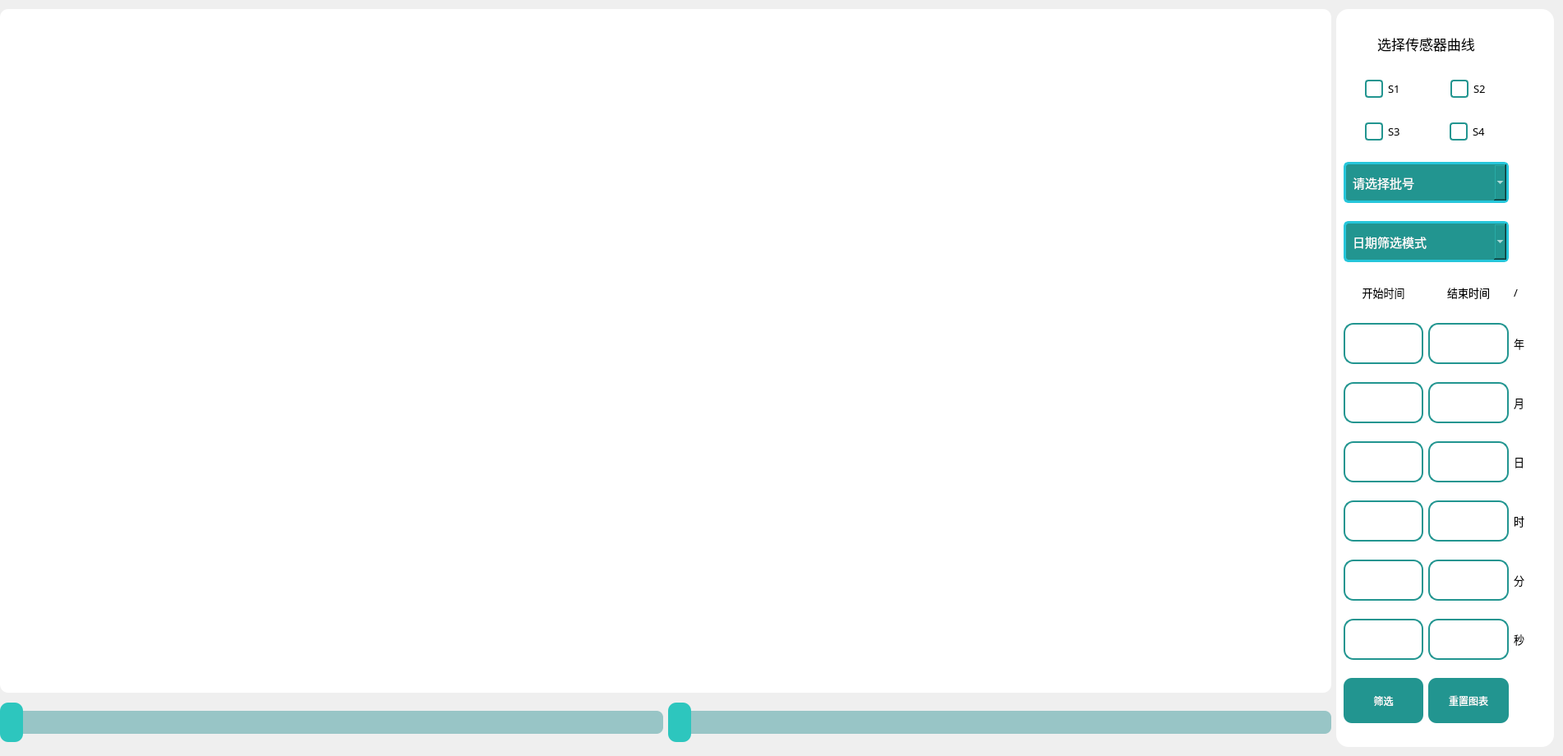
<?xml version="1.0" encoding="UTF-8"?>
<ui version="4.0">
 <class>PageChart</class>
 <widget class="QWidget" name="PageChart">
  <property name="geometry">
   <rect>
    <x>0</x>
    <y>0</y>
    <width>1902</width>
    <height>920</height>
   </rect>
  </property>
  <property name="sizePolicy">
   <sizepolicy hsizetype="Expanding" vsizetype="Expanding">
    <horstretch>0</horstretch>
    <verstretch>0</verstretch>
   </sizepolicy>
  </property>
  <property name="windowTitle">
   <string>Form</string>
  </property>
  <property name="styleSheet">
   <string notr="true"/>
  </property>
  <layout class="QGridLayout" name="gridLayout_2">
   <property name="leftMargin">
    <number>0</number>
   </property>
   <item row="0" column="0" colspan="2">
    <widget class="QFrame" name="chartsInOne">
     <property name="sizePolicy">
      <sizepolicy hsizetype="Preferred" vsizetype="Preferred">
       <horstretch>0</horstretch>
       <verstretch>0</verstretch>
      </sizepolicy>
     </property>
     <property name="font">
      <font>
       <family>Microsoft YaHei</family>
       <pointsize>12</pointsize>
      </font>
     </property>
     <property name="styleSheet">
      <string notr="true">background-color: rgb(255, 255, 255);
border-radius: 10px; </string>
     </property>
     <property name="frameShape">
      <enum>QFrame::StyledPanel</enum>
     </property>
     <property name="frameShadow">
      <enum>QFrame::Raised</enum>
     </property>
    </widget>
   </item>
   <item row="0" column="2" rowspan="2">
    <widget class="QFrame" name="frame_4">
     <property name="sizePolicy">
      <sizepolicy hsizetype="Preferred" vsizetype="Preferred">
       <horstretch>0</horstretch>
       <verstretch>0</verstretch>
      </sizepolicy>
     </property>
     <property name="minimumSize">
      <size>
       <width>242</width>
       <height>0</height>
      </size>
     </property>
     <property name="maximumSize">
      <size>
       <width>265</width>
       <height>16777215</height>
      </size>
     </property>
     <property name="font">
      <font>
       <family>Microsoft YaHei</family>
       <pointsize>12</pointsize>
      </font>
     </property>
     <property name="styleSheet">
      <string notr="true">QFrame
{
	border-radius: 15px;        /* 圆角半径，可根据需要调整 */
	background-color: white;    /* 可选：背景色 */	
}

/* 正常状态 */
QCheckBox::indicator {
    width: 18px;
    height: 18px;
    border: 2px solid #229590;
    border-radius: 4px;
}

/* 选中状态 */
QCheckBox::indicator:checked {
    background: #2dc6be;
    border: 2px solid #229590;
}

/* 禁用状态 */
QCheckBox::indicator:disabled {
    background: #a7a7a7;
    border: 2px solid #229590;
}

QPushButton {
    background-color: #229590;  /* 蓝色背景 */
    color: white;
    border-radius: 10px;        /* 圆角大小 */
    padding: 6px 12px;          /* 内边距 */
}


/* 按钮按下效果 */
QPushButton:pressed,
QPushButton[touchPressed=&quot;true&quot;]
 {
    background-color: #16615e;
    padding-top: 8px;
    padding-bottom: 4px;
}
</string>
     </property>
     <layout class="QGridLayout" name="gridLayout">
      <item row="2" column="0" alignment="Qt::AlignHCenter">
       <widget class="QCheckBox" name="chkSensor3">
        <property name="sizePolicy">
         <sizepolicy hsizetype="Preferred" vsizetype="Preferred">
          <horstretch>0</horstretch>
          <verstretch>0</verstretch>
         </sizepolicy>
        </property>
        <property name="minimumSize">
         <size>
          <width>0</width>
          <height>26</height>
         </size>
        </property>
        <property name="maximumSize">
         <size>
          <width>16777215</width>
          <height>30</height>
         </size>
        </property>
        <property name="font">
         <font>
          <family>Microsoft YaHei</family>
          <pointsize>10</pointsize>
         </font>
        </property>
        <property name="text">
         <string>S3</string>
        </property>
        <property name="tristate">
         <bool>false</bool>
        </property>
       </widget>
      </item>
      <item row="9" column="2">
       <widget class="QLabel" name="label_4">
        <property name="sizePolicy">
         <sizepolicy hsizetype="Preferred" vsizetype="Preferred">
          <horstretch>0</horstretch>
          <verstretch>0</verstretch>
         </sizepolicy>
        </property>
        <property name="minimumSize">
         <size>
          <width>40</width>
          <height>38</height>
         </size>
        </property>
        <property name="maximumSize">
         <size>
          <width>16777215</width>
          <height>50</height>
         </size>
        </property>
        <property name="font">
         <font>
          <family>Microsoft YaHei</family>
          <pointsize>10</pointsize>
         </font>
        </property>
        <property name="text">
         <string>时</string>
        </property>
        <property name="alignment">
         <set>Qt::AlignLeading|Qt::AlignLeft|Qt::AlignVCenter</set>
        </property>
       </widget>
      </item>
      <item row="1" column="0" alignment="Qt::AlignHCenter">
       <widget class="QCheckBox" name="chkSensor1">
        <property name="sizePolicy">
         <sizepolicy hsizetype="Preferred" vsizetype="Preferred">
          <horstretch>0</horstretch>
          <verstretch>0</verstretch>
         </sizepolicy>
        </property>
        <property name="minimumSize">
         <size>
          <width>0</width>
          <height>26</height>
         </size>
        </property>
        <property name="maximumSize">
         <size>
          <width>16777215</width>
          <height>30</height>
         </size>
        </property>
        <property name="font">
         <font>
          <family>Microsoft YaHei</family>
          <pointsize>10</pointsize>
         </font>
        </property>
        <property name="layoutDirection">
         <enum>Qt::LeftToRight</enum>
        </property>
        <property name="text">
         <string>S1</string>
        </property>
        <property name="iconSize">
         <size>
          <width>6</width>
          <height>16</height>
         </size>
        </property>
       </widget>
      </item>
      <item row="10" column="2">
       <widget class="QLabel" name="label_5">
        <property name="sizePolicy">
         <sizepolicy hsizetype="Preferred" vsizetype="Preferred">
          <horstretch>0</horstretch>
          <verstretch>0</verstretch>
         </sizepolicy>
        </property>
        <property name="minimumSize">
         <size>
          <width>40</width>
          <height>38</height>
         </size>
        </property>
        <property name="maximumSize">
         <size>
          <width>16777215</width>
          <height>50</height>
         </size>
        </property>
        <property name="font">
         <font>
          <family>Microsoft YaHei</family>
          <pointsize>10</pointsize>
         </font>
        </property>
        <property name="text">
         <string>分</string>
        </property>
        <property name="alignment">
         <set>Qt::AlignLeading|Qt::AlignLeft|Qt::AlignVCenter</set>
        </property>
       </widget>
      </item>
      <item row="11" column="2">
       <widget class="QLabel" name="label_6">
        <property name="sizePolicy">
         <sizepolicy hsizetype="Preferred" vsizetype="Preferred">
          <horstretch>0</horstretch>
          <verstretch>0</verstretch>
         </sizepolicy>
        </property>
        <property name="minimumSize">
         <size>
          <width>40</width>
          <height>38</height>
         </size>
        </property>
        <property name="maximumSize">
         <size>
          <width>16777215</width>
          <height>50</height>
         </size>
        </property>
        <property name="font">
         <font>
          <family>Microsoft YaHei</family>
          <pointsize>10</pointsize>
         </font>
        </property>
        <property name="text">
         <string>秒</string>
        </property>
        <property name="alignment">
         <set>Qt::AlignLeading|Qt::AlignLeft|Qt::AlignVCenter</set>
        </property>
       </widget>
      </item>
      <item row="8" column="1">
       <widget class="QLineEdit" name="endDay">
        <property name="sizePolicy">
         <sizepolicy hsizetype="Preferred" vsizetype="Preferred">
          <horstretch>0</horstretch>
          <verstretch>0</verstretch>
         </sizepolicy>
        </property>
        <property name="minimumSize">
         <size>
          <width>65</width>
          <height>38</height>
         </size>
        </property>
        <property name="maximumSize">
         <size>
          <width>110</width>
          <height>50</height>
         </size>
        </property>
        <property name="font">
         <font>
          <family>Microsoft YaHei</family>
          <pointsize>10</pointsize>
         </font>
        </property>
        <property name="styleSheet">
         <string notr="true">border-radius: 12px;
    border: 2px solid  rgb(34, 149, 144);       /* 边框颜色和宽度 */
    padding: 4px;                    /* 内边距，避免文字太靠边 */</string>
        </property>
        <property name="alignment">
         <set>Qt::AlignCenter</set>
        </property>
       </widget>
      </item>
      <item row="11" column="0">
       <widget class="QLineEdit" name="startSec">
        <property name="sizePolicy">
         <sizepolicy hsizetype="Preferred" vsizetype="Preferred">
          <horstretch>0</horstretch>
          <verstretch>0</verstretch>
         </sizepolicy>
        </property>
        <property name="minimumSize">
         <size>
          <width>65</width>
          <height>38</height>
         </size>
        </property>
        <property name="maximumSize">
         <size>
          <width>110</width>
          <height>50</height>
         </size>
        </property>
        <property name="font">
         <font>
          <family>Microsoft YaHei</family>
          <pointsize>10</pointsize>
         </font>
        </property>
        <property name="styleSheet">
         <string notr="true">border-radius: 12px;
    border: 2px solid  rgb(34, 149, 144);       /* 边框颜色和宽度 */
    padding: 4px;                    /* 内边距，避免文字太靠边 */</string>
        </property>
        <property name="alignment">
         <set>Qt::AlignCenter</set>
        </property>
       </widget>
      </item>
      <item row="1" column="1" alignment="Qt::AlignHCenter">
       <widget class="QCheckBox" name="chkSensor2">
        <property name="sizePolicy">
         <sizepolicy hsizetype="Preferred" vsizetype="Preferred">
          <horstretch>0</horstretch>
          <verstretch>0</verstretch>
         </sizepolicy>
        </property>
        <property name="minimumSize">
         <size>
          <width>0</width>
          <height>26</height>
         </size>
        </property>
        <property name="maximumSize">
         <size>
          <width>16777215</width>
          <height>30</height>
         </size>
        </property>
        <property name="font">
         <font>
          <family>Microsoft YaHei</family>
          <pointsize>10</pointsize>
         </font>
        </property>
        <property name="text">
         <string>S2</string>
        </property>
       </widget>
      </item>
      <item row="10" column="0">
       <widget class="QLineEdit" name="startMin">
        <property name="sizePolicy">
         <sizepolicy hsizetype="Preferred" vsizetype="Preferred">
          <horstretch>0</horstretch>
          <verstretch>0</verstretch>
         </sizepolicy>
        </property>
        <property name="minimumSize">
         <size>
          <width>65</width>
          <height>38</height>
         </size>
        </property>
        <property name="maximumSize">
         <size>
          <width>110</width>
          <height>50</height>
         </size>
        </property>
        <property name="font">
         <font>
          <family>Microsoft YaHei</family>
          <pointsize>10</pointsize>
         </font>
        </property>
        <property name="styleSheet">
         <string notr="true">border-radius: 12px;
    border: 2px solid  rgb(34, 149, 144);       /* 边框颜色和宽度 */
    padding: 4px;                    /* 内边距，避免文字太靠边 */</string>
        </property>
        <property name="alignment">
         <set>Qt::AlignCenter</set>
        </property>
       </widget>
      </item>
      <item row="9" column="1">
       <widget class="QLineEdit" name="endHour">
        <property name="sizePolicy">
         <sizepolicy hsizetype="Preferred" vsizetype="Preferred">
          <horstretch>0</horstretch>
          <verstretch>0</verstretch>
         </sizepolicy>
        </property>
        <property name="minimumSize">
         <size>
          <width>65</width>
          <height>38</height>
         </size>
        </property>
        <property name="maximumSize">
         <size>
          <width>110</width>
          <height>50</height>
         </size>
        </property>
        <property name="font">
         <font>
          <family>Microsoft YaHei</family>
          <pointsize>10</pointsize>
         </font>
        </property>
        <property name="styleSheet">
         <string notr="true">border-radius: 12px;
    border: 2px solid  rgb(34, 149, 144);       /* 边框颜色和宽度 */
    padding: 4px;                    /* 内边距，避免文字太靠边 */</string>
        </property>
        <property name="alignment">
         <set>Qt::AlignCenter</set>
        </property>
       </widget>
      </item>
      <item row="5" column="2">
       <widget class="QLabel" name="label_7">
        <property name="sizePolicy">
         <sizepolicy hsizetype="Preferred" vsizetype="Preferred">
          <horstretch>0</horstretch>
          <verstretch>0</verstretch>
         </sizepolicy>
        </property>
        <property name="minimumSize">
         <size>
          <width>40</width>
          <height>25</height>
         </size>
        </property>
        <property name="maximumSize">
         <size>
          <width>16777215</width>
          <height>30</height>
         </size>
        </property>
        <property name="font">
         <font>
          <family>Microsoft YaHei</family>
          <pointsize>10</pointsize>
         </font>
        </property>
        <property name="text">
         <string>/</string>
        </property>
        <property name="alignment">
         <set>Qt::AlignLeading|Qt::AlignLeft|Qt::AlignVCenter</set>
        </property>
       </widget>
      </item>
      <item row="6" column="1">
       <widget class="QLineEdit" name="endYear">
        <property name="sizePolicy">
         <sizepolicy hsizetype="Preferred" vsizetype="Preferred">
          <horstretch>0</horstretch>
          <verstretch>0</verstretch>
         </sizepolicy>
        </property>
        <property name="minimumSize">
         <size>
          <width>65</width>
          <height>38</height>
         </size>
        </property>
        <property name="maximumSize">
         <size>
          <width>110</width>
          <height>50</height>
         </size>
        </property>
        <property name="font">
         <font>
          <family>Microsoft YaHei</family>
          <pointsize>10</pointsize>
         </font>
        </property>
        <property name="styleSheet">
         <string notr="true">border-radius: 12px;
    border: 2px solid  rgb(34, 149, 144);       /* 边框颜色和宽度 */
    padding: 4px;                    /* 内边距，避免文字太靠边 */</string>
        </property>
        <property name="alignment">
         <set>Qt::AlignCenter</set>
        </property>
       </widget>
      </item>
      <item row="5" column="1">
       <widget class="QLabel" name="label_38">
        <property name="sizePolicy">
         <sizepolicy hsizetype="Preferred" vsizetype="Preferred">
          <horstretch>0</horstretch>
          <verstretch>0</verstretch>
         </sizepolicy>
        </property>
        <property name="maximumSize">
         <size>
          <width>16777215</width>
          <height>30</height>
         </size>
        </property>
        <property name="font">
         <font>
          <family>Microsoft YaHei</family>
          <pointsize>10</pointsize>
         </font>
        </property>
        <property name="text">
         <string>结束时间</string>
        </property>
        <property name="alignment">
         <set>Qt::AlignCenter</set>
        </property>
       </widget>
      </item>
      <item row="8" column="0">
       <widget class="QLineEdit" name="startDay">
        <property name="sizePolicy">
         <sizepolicy hsizetype="Preferred" vsizetype="Preferred">
          <horstretch>0</horstretch>
          <verstretch>0</verstretch>
         </sizepolicy>
        </property>
        <property name="minimumSize">
         <size>
          <width>65</width>
          <height>38</height>
         </size>
        </property>
        <property name="maximumSize">
         <size>
          <width>110</width>
          <height>50</height>
         </size>
        </property>
        <property name="font">
         <font>
          <family>Microsoft YaHei</family>
          <pointsize>10</pointsize>
         </font>
        </property>
        <property name="styleSheet">
         <string notr="true">border-radius: 12px;
    border: 2px solid  rgb(34, 149, 144);       /* 边框颜色和宽度 */
    padding: 4px;                    /* 内边距，避免文字太靠边 */</string>
        </property>
        <property name="alignment">
         <set>Qt::AlignCenter</set>
        </property>
       </widget>
      </item>
      <item row="6" column="2">
       <widget class="QLabel" name="label">
        <property name="sizePolicy">
         <sizepolicy hsizetype="Preferred" vsizetype="Preferred">
          <horstretch>0</horstretch>
          <verstretch>0</verstretch>
         </sizepolicy>
        </property>
        <property name="minimumSize">
         <size>
          <width>40</width>
          <height>38</height>
         </size>
        </property>
        <property name="maximumSize">
         <size>
          <width>16777215</width>
          <height>50</height>
         </size>
        </property>
        <property name="font">
         <font>
          <family>Microsoft YaHei</family>
          <pointsize>10</pointsize>
         </font>
        </property>
        <property name="text">
         <string>年</string>
        </property>
        <property name="alignment">
         <set>Qt::AlignLeading|Qt::AlignLeft|Qt::AlignVCenter</set>
        </property>
       </widget>
      </item>
      <item row="6" column="0">
       <widget class="QLineEdit" name="startYear">
        <property name="sizePolicy">
         <sizepolicy hsizetype="Preferred" vsizetype="Preferred">
          <horstretch>0</horstretch>
          <verstretch>0</verstretch>
         </sizepolicy>
        </property>
        <property name="minimumSize">
         <size>
          <width>65</width>
          <height>38</height>
         </size>
        </property>
        <property name="maximumSize">
         <size>
          <width>110</width>
          <height>50</height>
         </size>
        </property>
        <property name="font">
         <font>
          <family>Microsoft YaHei</family>
          <pointsize>10</pointsize>
         </font>
        </property>
        <property name="styleSheet">
         <string notr="true">border-radius: 12px;
    border: 2px solid  rgb(34, 149, 144);       /* 边框颜色和宽度 */
    padding: 4px;                    /* 内边距，避免文字太靠边 */</string>
        </property>
        <property name="text">
         <string/>
        </property>
        <property name="alignment">
         <set>Qt::AlignCenter</set>
        </property>
       </widget>
      </item>
      <item row="10" column="1">
       <widget class="QLineEdit" name="endMin">
        <property name="sizePolicy">
         <sizepolicy hsizetype="Preferred" vsizetype="Preferred">
          <horstretch>0</horstretch>
          <verstretch>0</verstretch>
         </sizepolicy>
        </property>
        <property name="minimumSize">
         <size>
          <width>65</width>
          <height>38</height>
         </size>
        </property>
        <property name="maximumSize">
         <size>
          <width>110</width>
          <height>50</height>
         </size>
        </property>
        <property name="font">
         <font>
          <family>Microsoft YaHei</family>
          <pointsize>10</pointsize>
         </font>
        </property>
        <property name="styleSheet">
         <string notr="true">border-radius: 12px;
    border: 2px solid  rgb(34, 149, 144);       /* 边框颜色和宽度 */
    padding: 4px;                    /* 内边距，避免文字太靠边 */</string>
        </property>
        <property name="alignment">
         <set>Qt::AlignCenter</set>
        </property>
       </widget>
      </item>
      <item row="4" column="0" colspan="2">
       <widget class="QComboBox" name="selectDateRange">
        <property name="sizePolicy">
         <sizepolicy hsizetype="Preferred" vsizetype="Preferred">
          <horstretch>0</horstretch>
          <verstretch>0</verstretch>
         </sizepolicy>
        </property>
        <property name="minimumSize">
         <size>
          <width>0</width>
          <height>45</height>
         </size>
        </property>
        <property name="maximumSize">
         <size>
          <width>16777215</width>
          <height>50</height>
         </size>
        </property>
        <property name="font">
         <font>
          <family>Microsoft YaHei</family>
          <pointsize>11</pointsize>
         </font>
        </property>
        <property name="styleSheet">
         <string notr="true">QComboBox {
    background-color: #229590;
    color: #ffffff;
    border: 3px solid #26c6da;
    border-radius: 6px;
    padding: 4px 8px;
}
QComboBox::drop-down {

    width: 15px;
}

/* 这是控制下拉选项背景的关键部分 */
QComboBox QAbstractItemView {
    background-color: #229590; /* 下拉选项背景色 */
    color: #ffffff; /* 下拉选项文字颜色 */
    selection-background-color: #00ff00; /* 下拉选项中选中项的背景色 */
    border: 1px solid #26c6da; /* 下拉选项边框 */
    outline: 0; /* 移除选中项的虚线框 */
    border-radius: 6px; /* 下拉选项圆角 */
}</string>
        </property>
        <property name="currentText">
         <string notr="true">日期筛选模式</string>
        </property>
        <item>
         <property name="text">
          <string>日期筛选模式</string>
         </property>
        </item>
        <item>
         <property name="text">
          <string>今天</string>
         </property>
        </item>
        <item>
         <property name="text">
          <string>过去1小时</string>
         </property>
        </item>
        <item>
         <property name="text">
          <string>过去1天</string>
         </property>
        </item>
        <item>
         <property name="text">
          <string>过去1周</string>
         </property>
        </item>
        <item>
         <property name="text">
          <string>过去1月</string>
         </property>
        </item>
       </widget>
      </item>
      <item row="2" column="1" alignment="Qt::AlignHCenter">
       <widget class="QCheckBox" name="chkSensor4">
        <property name="sizePolicy">
         <sizepolicy hsizetype="Preferred" vsizetype="Preferred">
          <horstretch>0</horstretch>
          <verstretch>0</verstretch>
         </sizepolicy>
        </property>
        <property name="minimumSize">
         <size>
          <width>0</width>
          <height>26</height>
         </size>
        </property>
        <property name="maximumSize">
         <size>
          <width>16777215</width>
          <height>30</height>
         </size>
        </property>
        <property name="font">
         <font>
          <family>Microsoft YaHei</family>
          <pointsize>10</pointsize>
         </font>
        </property>
        <property name="text">
         <string>S4</string>
        </property>
        <property name="tristate">
         <bool>false</bool>
        </property>
       </widget>
      </item>
      <item row="7" column="0">
       <widget class="QLineEdit" name="startMon">
        <property name="sizePolicy">
         <sizepolicy hsizetype="Preferred" vsizetype="Preferred">
          <horstretch>0</horstretch>
          <verstretch>0</verstretch>
         </sizepolicy>
        </property>
        <property name="minimumSize">
         <size>
          <width>65</width>
          <height>38</height>
         </size>
        </property>
        <property name="maximumSize">
         <size>
          <width>110</width>
          <height>50</height>
         </size>
        </property>
        <property name="font">
         <font>
          <family>Microsoft YaHei</family>
          <pointsize>10</pointsize>
         </font>
        </property>
        <property name="styleSheet">
         <string notr="true">border-radius: 12px;
    border: 2px solid  rgb(34, 149, 144);       /* 边框颜色和宽度 */
    padding: 4px;                    /* 内边距，避免文字太靠边 */</string>
        </property>
        <property name="text">
         <string/>
        </property>
        <property name="alignment">
         <set>Qt::AlignCenter</set>
        </property>
       </widget>
      </item>
      <item row="7" column="1">
       <widget class="QLineEdit" name="endMon">
        <property name="sizePolicy">
         <sizepolicy hsizetype="Preferred" vsizetype="Preferred">
          <horstretch>0</horstretch>
          <verstretch>0</verstretch>
         </sizepolicy>
        </property>
        <property name="minimumSize">
         <size>
          <width>65</width>
          <height>38</height>
         </size>
        </property>
        <property name="maximumSize">
         <size>
          <width>110</width>
          <height>50</height>
         </size>
        </property>
        <property name="font">
         <font>
          <family>Microsoft YaHei</family>
          <pointsize>10</pointsize>
         </font>
        </property>
        <property name="styleSheet">
         <string notr="true">border-radius: 12px;
    border: 2px solid  rgb(34, 149, 144);       /* 边框颜色和宽度 */
    padding: 4px;                    /* 内边距，避免文字太靠边 */</string>
        </property>
        <property name="alignment">
         <set>Qt::AlignCenter</set>
        </property>
       </widget>
      </item>
      <item row="12" column="1">
       <widget class="QPushButton" name="resetChart">
        <property name="sizePolicy">
         <sizepolicy hsizetype="Preferred" vsizetype="Preferred">
          <horstretch>0</horstretch>
          <verstretch>0</verstretch>
         </sizepolicy>
        </property>
        <property name="minimumSize">
         <size>
          <width>90</width>
          <height>45</height>
         </size>
        </property>
        <property name="maximumSize">
         <size>
          <width>110</width>
          <height>55</height>
         </size>
        </property>
        <property name="font">
         <font>
          <family>Microsoft YaHei</family>
          <pointsize>9</pointsize>
         </font>
        </property>
        <property name="styleSheet">
         <string notr="true"/>
        </property>
        <property name="text">
         <string>重置图表</string>
        </property>
        <property name="flat">
         <bool>false</bool>
        </property>
       </widget>
      </item>
      <item row="9" column="0">
       <widget class="QLineEdit" name="startHour">
        <property name="sizePolicy">
         <sizepolicy hsizetype="Preferred" vsizetype="Preferred">
          <horstretch>0</horstretch>
          <verstretch>0</verstretch>
         </sizepolicy>
        </property>
        <property name="minimumSize">
         <size>
          <width>65</width>
          <height>38</height>
         </size>
        </property>
        <property name="maximumSize">
         <size>
          <width>110</width>
          <height>50</height>
         </size>
        </property>
        <property name="font">
         <font>
          <family>Microsoft YaHei</family>
          <pointsize>10</pointsize>
         </font>
        </property>
        <property name="styleSheet">
         <string notr="true">border-radius: 12px;
    border: 2px solid  rgb(34, 149, 144);       /* 边框颜色和宽度 */
    padding: 4px;                    /* 内边距，避免文字太靠边 */</string>
        </property>
        <property name="alignment">
         <set>Qt::AlignCenter</set>
        </property>
       </widget>
      </item>
      <item row="0" column="0" colspan="2">
       <widget class="QLabel" name="label_41">
        <property name="sizePolicy">
         <sizepolicy hsizetype="Preferred" vsizetype="Preferred">
          <horstretch>0</horstretch>
          <verstretch>0</verstretch>
         </sizepolicy>
        </property>
        <property name="minimumSize">
         <size>
          <width>0</width>
          <height>25</height>
         </size>
        </property>
        <property name="maximumSize">
         <size>
          <width>16777215</width>
          <height>35</height>
         </size>
        </property>
        <property name="font">
         <font>
          <family>Microsoft YaHei</family>
          <pointsize>13</pointsize>
         </font>
        </property>
        <property name="text">
         <string>选择传感器曲线</string>
        </property>
        <property name="alignment">
         <set>Qt::AlignCenter</set>
        </property>
       </widget>
      </item>
      <item row="12" column="0">
       <widget class="QPushButton" name="hisFilterBtn">
        <property name="sizePolicy">
         <sizepolicy hsizetype="Preferred" vsizetype="Preferred">
          <horstretch>0</horstretch>
          <verstretch>0</verstretch>
         </sizepolicy>
        </property>
        <property name="minimumSize">
         <size>
          <width>90</width>
          <height>45</height>
         </size>
        </property>
        <property name="maximumSize">
         <size>
          <width>110</width>
          <height>55</height>
         </size>
        </property>
        <property name="font">
         <font>
          <family>Microsoft YaHei</family>
          <pointsize>9</pointsize>
         </font>
        </property>
        <property name="styleSheet">
         <string notr="true"/>
        </property>
        <property name="text">
         <string>筛选</string>
        </property>
       </widget>
      </item>
      <item row="5" column="0">
       <widget class="QLabel" name="label_37">
        <property name="sizePolicy">
         <sizepolicy hsizetype="Preferred" vsizetype="Preferred">
          <horstretch>0</horstretch>
          <verstretch>0</verstretch>
         </sizepolicy>
        </property>
        <property name="maximumSize">
         <size>
          <width>16777215</width>
          <height>30</height>
         </size>
        </property>
        <property name="font">
         <font>
          <family>Microsoft YaHei</family>
          <pointsize>10</pointsize>
         </font>
        </property>
        <property name="text">
         <string>开始时间</string>
        </property>
        <property name="alignment">
         <set>Qt::AlignCenter</set>
        </property>
       </widget>
      </item>
      <item row="11" column="1">
       <widget class="QLineEdit" name="endSec">
        <property name="sizePolicy">
         <sizepolicy hsizetype="Preferred" vsizetype="Preferred">
          <horstretch>0</horstretch>
          <verstretch>0</verstretch>
         </sizepolicy>
        </property>
        <property name="minimumSize">
         <size>
          <width>65</width>
          <height>38</height>
         </size>
        </property>
        <property name="maximumSize">
         <size>
          <width>110</width>
          <height>50</height>
         </size>
        </property>
        <property name="font">
         <font>
          <family>Microsoft YaHei</family>
          <pointsize>10</pointsize>
         </font>
        </property>
        <property name="styleSheet">
         <string notr="true">border-radius: 12px;
    border: 2px solid  rgb(34, 149, 144);       /* 边框颜色和宽度 */
    padding: 4px;                    /* 内边距，避免文字太靠边 */</string>
        </property>
        <property name="alignment">
         <set>Qt::AlignCenter</set>
        </property>
       </widget>
      </item>
      <item row="7" column="2">
       <widget class="QLabel" name="label_2">
        <property name="sizePolicy">
         <sizepolicy hsizetype="Preferred" vsizetype="Preferred">
          <horstretch>0</horstretch>
          <verstretch>0</verstretch>
         </sizepolicy>
        </property>
        <property name="minimumSize">
         <size>
          <width>40</width>
          <height>38</height>
         </size>
        </property>
        <property name="maximumSize">
         <size>
          <width>16777215</width>
          <height>50</height>
         </size>
        </property>
        <property name="font">
         <font>
          <family>Microsoft YaHei</family>
          <pointsize>10</pointsize>
         </font>
        </property>
        <property name="text">
         <string>月</string>
        </property>
        <property name="alignment">
         <set>Qt::AlignLeading|Qt::AlignLeft|Qt::AlignVCenter</set>
        </property>
       </widget>
      </item>
      <item row="8" column="2">
       <widget class="QLabel" name="label_3">
        <property name="sizePolicy">
         <sizepolicy hsizetype="Preferred" vsizetype="Preferred">
          <horstretch>0</horstretch>
          <verstretch>0</verstretch>
         </sizepolicy>
        </property>
        <property name="minimumSize">
         <size>
          <width>40</width>
          <height>38</height>
         </size>
        </property>
        <property name="maximumSize">
         <size>
          <width>16777215</width>
          <height>50</height>
         </size>
        </property>
        <property name="font">
         <font>
          <family>Microsoft YaHei</family>
          <pointsize>10</pointsize>
         </font>
        </property>
        <property name="text">
         <string>日</string>
        </property>
        <property name="alignment">
         <set>Qt::AlignLeading|Qt::AlignLeft|Qt::AlignVCenter</set>
        </property>
       </widget>
      </item>
      <item row="3" column="0" colspan="2">
       <widget class="QComboBox" name="selectNumberRange">
        <property name="sizePolicy">
         <sizepolicy hsizetype="Preferred" vsizetype="Preferred">
          <horstretch>0</horstretch>
          <verstretch>0</verstretch>
         </sizepolicy>
        </property>
        <property name="minimumSize">
         <size>
          <width>0</width>
          <height>45</height>
         </size>
        </property>
        <property name="maximumSize">
         <size>
          <width>16777215</width>
          <height>50</height>
         </size>
        </property>
        <property name="font">
         <font>
          <family>Microsoft YaHei</family>
          <pointsize>11</pointsize>
         </font>
        </property>
        <property name="styleSheet">
         <string notr="true">QComboBox {
    background-color: #229590;
    color: #ffffff;
    border: 3px solid #26c6da;
    border-radius: 6px;
    padding: 4px 8px;
}
QComboBox::drop-down {

    width: 15px;
}

/* 这是控制下拉选项背景的关键部分 */
QComboBox QAbstractItemView {
    background-color: #229590; /* 下拉选项背景色 */
    color: #ffffff; /* 下拉选项文字颜色 */
    selection-background-color: #00ff00; /* 下拉选项中选中项的背景色 */
    border: 1px solid #26c6da; /* 下拉选项边框 */
    outline: 0; /* 移除选中项的虚线框 */
    border-radius: 6px; /* 下拉选项圆角 */
}</string>
        </property>
        <property name="currentText">
         <string notr="true">请选择批号</string>
        </property>
        <item>
         <property name="text">
          <string>请选择批号</string>
         </property>
        </item>
       </widget>
      </item>
     </layout>
    </widget>
   </item>
   <item row="1" column="0">
    <widget class="QSlider" name="sliderStart">
     <property name="sizePolicy">
      <sizepolicy hsizetype="Preferred" vsizetype="Preferred">
       <horstretch>0</horstretch>
       <verstretch>0</verstretch>
      </sizepolicy>
     </property>
     <property name="minimumSize">
      <size>
       <width>0</width>
       <height>50</height>
      </size>
     </property>
     <property name="maximumSize">
      <size>
       <width>16777215</width>
       <height>60</height>
      </size>
     </property>
     <property name="styleSheet">
      <string notr="true">/* 滑轨：实际高度大，颜色区域小 */
QSlider::groove:horizontal {
    height: 52px;               /* 实际轨道高度足够放下大滑块 */
    background: transparent;     /* 透明，颜色用 sub-page / add-page 控制 */
}

/* 已选中部分 */
QSlider::sub-page:horizontal {
    background: rgb(34, 149, 144); /* 蓝色条 */
    height: 16px;                  /* 只占 groove 中间一小段 */
    margin: 14px 0;                /* 上下居中显示 */
    border-radius: 8px;
}

/* 未选中部分 */
QSlider::add-page:horizontal {
    background: rgb(152, 197, 198); /* 灰色条 */
    height: 16px;                  /* 和 sub-page 一样 */
    margin: 12px 0;                /* 上下居中 */
    border-radius: 8px;
}

/* 滑块 */
QSlider::handle:horizontal {
    background: rgb(45, 198, 190);
    width: 28px;
    height: 36px;       /* 大于轨道颜色区域 */
    border-radius: 10px;
    margin: 2px 0;      /* 上下略覆盖轨道 */
    transition: all 0.15s ease;
}

/* 鼠标悬停或按下滑块 */
QSlider::handle:horizontal:hover,
QSlider::handle:horizontal:pressed {
    height: 40px;       /* 高度放大 */
	background: rgb(0, 170, 0);
}
</string>
     </property>
     <property name="maximum">
      <number>100</number>
     </property>
     <property name="pageStep">
      <number>10</number>
     </property>
     <property name="orientation">
      <enum>Qt::Horizontal</enum>
     </property>
    </widget>
   </item>
   <item row="1" column="1">
    <widget class="QSlider" name="sliderEnd">
     <property name="sizePolicy">
      <sizepolicy hsizetype="Preferred" vsizetype="Preferred">
       <horstretch>0</horstretch>
       <verstretch>0</verstretch>
      </sizepolicy>
     </property>
     <property name="minimumSize">
      <size>
       <width>0</width>
       <height>50</height>
      </size>
     </property>
     <property name="maximumSize">
      <size>
       <width>16777215</width>
       <height>60</height>
      </size>
     </property>
     <property name="styleSheet">
      <string notr="true">/* 滑轨：实际高度大，颜色区域小 */
QSlider::groove:horizontal {
    height: 52px;               /* 实际轨道高度足够放下大滑块 */
    background: transparent;     /* 透明，颜色用 sub-page / add-page 控制 */
}

/* 已选中部分 */
QSlider::sub-page:horizontal {
    background: rgb(34, 149, 144); /* 蓝色条 */
    height: 16px;                  /* 只占 groove 中间一小段 */
    margin: 14px 0;                /* 上下居中显示 */
    border-radius: 8px;
}

/* 未选中部分 */
QSlider::add-page:horizontal {
    background: rgb(152, 197, 198); /* 灰色条 */
    height: 16px;                  /* 和 sub-page 一样 */
    margin: 12px 0;                /* 上下居中 */
    border-radius: 8px;
}

/* 滑块 */
QSlider::handle:horizontal {
    background: rgb(45, 198, 190);
    width: 28px;
    height: 36px;       /* 大于轨道颜色区域 */
    border-radius: 10px;
    margin: 2px 0;      /* 上下略覆盖轨道 */
    transition: all 0.15s ease;
}

/* 鼠标悬停或按下滑块 */
QSlider::handle:horizontal:hover,
QSlider::handle:horizontal:pressed {
    height: 40px;       /* 高度放大 */
	background: rgb(0, 170, 0);
}
</string>
     </property>
     <property name="maximum">
      <number>100</number>
     </property>
     <property name="orientation">
      <enum>Qt::Horizontal</enum>
     </property>
    </widget>
   </item>
  </layout>
 </widget>
 <resources/>
 <connections/>
</ui>
